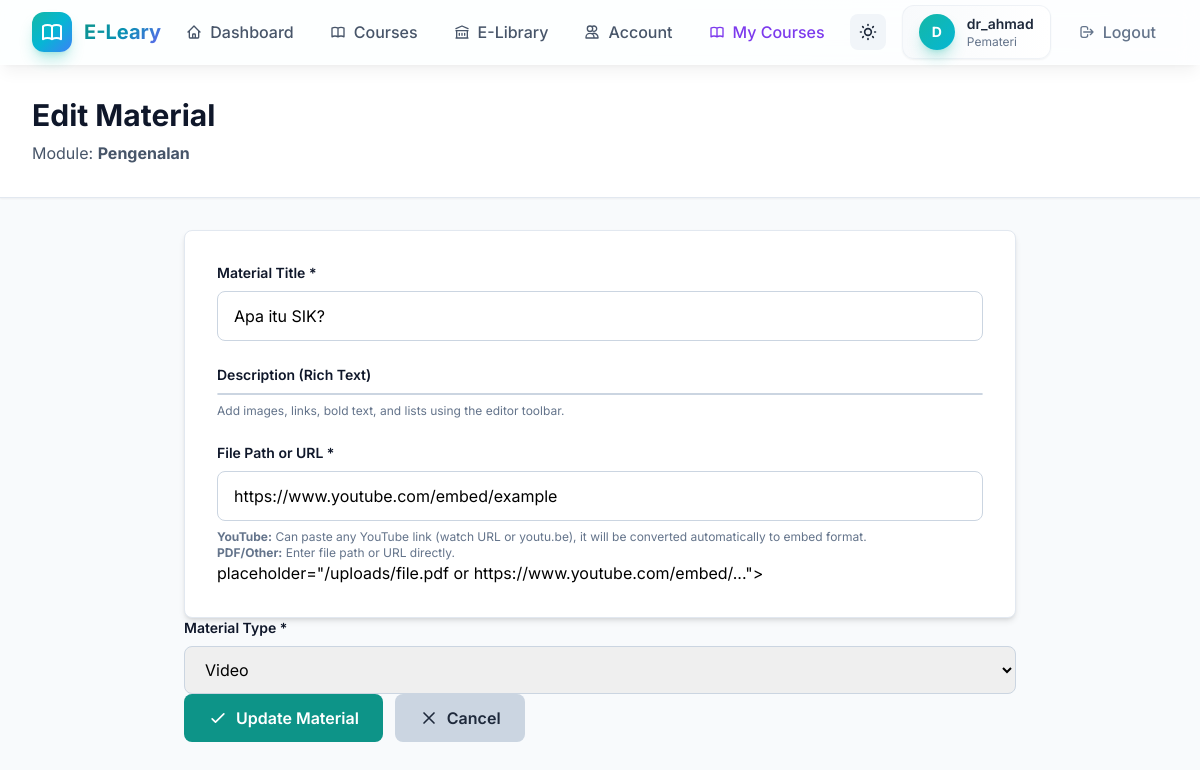
The page /admin/materials/1/edit (signed in) on the database its author committed.
### models.py (models this page shows, shortened)
class User(UserMixin, db.Model):
    id = db.Column(db.Integer, primary_key=True)
    username = db.Column(db.String(120), unique=True, nullable=False, index=True)
    email = db.Column(db.String(120), unique=True, nullable=False, index=True)
    password_hash = db.Column(db.String(255), nullable=False)
    role = db.Column(db.String(20), default='user', nullable=False)  # 'admin', 'pemateri', or 'user'
    pending_role = db.Column(db.String(20), nullable=True)  # Requested role pending admin approval
    division = db.Column(db.String(100), nullable=True)  # e.g., Medical, IT, Admin, Mahasiswa/Koas
    profile_image = db.Column(db.String(255), nullable=True)  # Relative path under /uploads
    bio = db.Column(db.Text, nullable=True)
    created_at = db.Column(db.DateTime, default=datetime.utcnow)
    uploaded_books = db.relationship('LibraryBook', backref='uploader', lazy='dynamic', foreign_keys='LibraryBook.uploader_id')
    attendance_logs = db.relationship('AttendanceLog', backref='user', lazy='dynamic')
    enrollments = db.relationship('CourseEnrollment', backref='user', lazy='dynamic')
    instructed_courses = db.relationship('Course', backref='instructor_user', lazy='dynamic', foreign_keys='Course.instructor_id')
    def is_admin(self):
        return self.role == 'admin'
    def can_manage_courses(self):
        return self.role in ['admin', 'pemateri']

class CourseModule(db.Model):
    id = db.Column(db.Integer, primary_key=True)
    course_id = db.Column(db.Integer, db.ForeignKey('course.id'), nullable=False, index=True)
    title = db.Column(db.String(255), nullable=False)
    description = db.Column(db.Text, nullable=True)
    order_index = db.Column(db.Integer, default=0, nullable=False)
    created_at = db.Column(db.DateTime, default=datetime.utcnow)
    materials = db.relationship('CourseMaterial', backref='module', lazy='dynamic', cascade='all, delete-orphan')

class CourseMaterial(db.Model):
    id = db.Column(db.Integer, primary_key=True)
    module_id = db.Column(db.Integer, db.ForeignKey('course_module.id'), nullable=False, index=True)
    title = db.Column(db.String(255), nullable=False)
    description = db.Column(db.Text, nullable=True)
    file_path = db.Column(db.String(255), nullable=True)  # Path to uploaded file or external URL
    type = db.Column(db.String(50), default='pdf', nullable=False)  # 'pdf', 'video', 'assignment'
    created_at = db.Column(db.DateTime, default=datetime.utcnow)

### app/routes/admin.py (the view, shortened to what this page needs)
    @app.route('/admin/materials/<int:material_id>/edit', methods=['GET', 'POST'])
    @login_required
    @pemateri_required
    def edit_material(material_id):
        material = CourseMaterial.query.get_or_404(material_id)
        module = material.module
        course = module.course
        if not current_user.is_admin() and course.instructor_id != current_user.id:
            flash('You do not have permission to manage this course.', 'danger')
            return redirect(url_for('admin_courses'))
        return render_template('admin_edit_material.html', material=material, module=module, course=course)

### app/utils.py (called while the page is built)
def pemateri_required(f):
    @wraps(f)
    def decorated_function(*args, **kwargs):
        if not current_user.is_authenticated or not current_user.can_manage_courses():
            flash('Instructor or Admin access required.', 'danger')
            return redirect(url_for('index'))
        return f(*args, **kwargs)
    return decorated_function

### templates/admin_edit_material.html (shortened to what this page needs)
{% extends 'base.html' %}
{% block head %}
<link href="https://cdn.jsdelivr.net/npm/quill@1.3.7/dist/quill.snow.css" rel="stylesheet">
{% endblock %}
{% block content %}
<div class="min-h-screen bg-slate-50">
    <div class="bg-white border-b border-slate-200 shadow-sm">
        <div class="max-w-7xl mx-auto px-4 py-8 sm:px-6 lg:px-8">
            <h1 class="text-3xl font-bold text-slate-900">Edit Material</h1>
            <p class="mt-2 text-slate-600">Module: <strong>{{ module.title }}</strong></p>
        </div>
    </div>
    <div class="max-w-4xl mx-auto px-4 py-8 sm:px-6 lg:px-8">
        <div class="bg-white rounded-lg shadow-md p-8 border border-slate-200">
            <form method="POST" class="space-y-6">
                <div>
                    <label for="title" class="block text-sm font-semibold text-slate-900 mb-2">Material Title *</label>
                    <input type="text" id="title" name="title" required
                           value="{{ material.title }}"
                           class="w-full px-4 py-3 border border-slate-300 rounded-lg focus:outline-none focus:border-teal-600 focus:ring-2 focus:ring-teal-100"
                           placeholder="e.g., Apa itu SIK?">
                </div>
                <div>
                    <label for="description" class="block text-sm font-semibold text-slate-900 mb-2">Description (Rich Text)</label>
                    <div id="material-description-editor" class="bg-white rounded-lg border border-slate-300"></div>
                    <p class="text-xs text-slate-500 mt-2">Add images, links, bold text, and lists using the editor toolbar.</p>
                </div>
                <div>
                    <label for="file_path" class="block text-sm font-semibold text-slate-900 mb-2">File Path or URL *</label>
                    <input type="text" id="file_path" name="file_path" required
                           value="{{ material.file_path }}"
                           class="w-full px-4 py-3 border border-slate-300 rounded-lg focus:outline-none focus:border-teal-600 focus:ring-2 focus:ring-teal-100"
                           placeholder="/uploads/file.pdf or https://www.youtube.com/watch?v=...">
                    <p class="text-xs text-slate-500 mt-2">
                        <strong>YouTube:</strong> Can paste any YouTube link (watch URL or youtu.be), it will be converted automatically to embed format.
                        <br><strong>PDF/Other:</strong> Enter file path or URL directly.
                    </p>
                </div>
                           placeholder="/uploads/file.pdf or https://www.youtube.com/embed/...">
                </div>
                <div>
                    <label for="type" class="block text-sm font-semibold text-slate-900 mb-2">Material Type *</label>
                    <select id="type" name="type" required class="w-full px-4 py-3 border border-slate-300 rounded-lg focus:outline-none focus:border-teal-600 focus:ring-2 focus:ring-teal-100">
                        <option value="video" {% if material.type == 'video' %}selected{% endif %}>Video</option>
                    </select>
                </div>
                <div class="flex items-center gap-3">
                    <button type="submit" class="bg-teal-600 hover:bg-teal-700 text-white font-semibold py-3 px-6 rounded-lg transition-colors flex items-center gap-2">
                        <svg class="w-5 h-5" fill="none" stroke="currentColor" viewBox="0 0 24 24">
                            <path stroke-linecap="round" stroke-linejoin="round" stroke-width="2" d="M5 13l4 4L19 7"/>
                        </svg>
                        Update Material
                    </button>
                    <a href="{{ url_for('manage_materials', module_id=module.id) }}"
                       class="bg-slate-300 hover:bg-slate-400 text-slate-800 font-semibold py-3 px-6 rounded-lg transition-colors flex items-center gap-2">
                        <svg class="w-5 h-5" fill="none" stroke="currentColor" viewBox="0 0 24 24">
                            <path stroke-linecap="round" stroke-linejoin="round" stroke-width="2" d="M6 18L18 6M6 6l12 12"/>
                        </svg>
                        Cancel
                    </a>
                </div>
        </div>
    </div>
{% endblock %}

### templates/base.html (shortened to what this page needs)
<!DOCTYPE html>
<html lang="en" id="html-root">
<head>
    <script src="https://cdn.tailwindcss.com"></script>
    {% block head %}{% endblock %}
</head>
<body class="bg-gradient-mesh min-h-screen dark:bg-slate-900 dark:text-slate-100">
    <nav class="glass dark:glass-dark border-b border-white/20 dark:border-slate-700 sticky top-0 z-40 shadow-lg shadow-black/5">
        <div class="max-w-7xl mx-auto px-4 sm:px-6 lg:px-8">
            <div class="flex justify-between items-center h-16">
                <div class="flex items-center gap-3">
                    <div class="w-10 h-10 bg-gradient-to-br from-teal-500 via-cyan-500 to-blue-500 rounded-xl flex items-center justify-center shadow-lg shadow-teal-500/30 animate-pulse-slow">
                    </div>
                    <span class="text-xl font-bold gradient-text">E-Leary</span>
                </div>
                {% if current_user.is_authenticated %}
                    <div class="hidden md:flex items-center gap-1">
                        <a href="{{ url_for('index') }}" class="px-4 py-2 rounded-lg text-slate-600 dark:text-slate-300 hover:text-teal-600 dark:hover:text-teal-400 hover:bg-teal-50 dark:hover:bg-slate-700 font-medium transition-all duration-200">
                            <span class="flex items-center gap-2">
                                <svg class="w-4 h-4" fill="none" stroke="currentColor" viewBox="0 0 24 24"><path stroke-linecap="round" stroke-linejoin="round" stroke-width="2" d="M3 12l2-2m0 0l7-7 7 7M5 10v10a1 1 0 001 1h3m10-11l2 2m-2-2v10a1 1 0 01-1 1h-3m-6 0a1 1 0 001-1v-4a1 1 0 011-1h2a1 1 0 011 1v4a1 1 0 001 1m-6 0h6"/></svg>
                                Dashboard
                            </span>
                        </a>
                        <a href="{{ url_for('courses') }}" class="px-4 py-2 rounded-lg text-slate-600 dark:text-slate-300 hover:text-teal-600 dark:hover:text-teal-400 hover:bg-teal-50 dark:hover:bg-slate-700 font-medium transition-all duration-200">
                            <span class="flex items-center gap-2">
                                Courses
                            </span>
                        </a>
                        <a href="{{ url_for('library') }}" class="px-4 py-2 rounded-lg text-slate-600 dark:text-slate-300 hover:text-teal-600 dark:hover:text-teal-400 hover:bg-teal-50 dark:hover:bg-slate-700 font-medium transition-all duration-200">
                            <span class="flex items-center gap-2">
                                <svg class="w-4 h-4" fill="none" stroke="currentColor" viewBox="0 0 24 24"><path stroke-linecap="round" stroke-linejoin="round" stroke-width="2" d="M8 14v3m4-3v3m4-3v3M3 21h18M3 10h18M3 7l9-4 9 4M4 10h16v11H4V10z"/></svg>
                                E-Library
                            </span>
                        </a>
                        <a href="{{ url_for('account_settings') }}" class="px-4 py-2 rounded-lg text-slate-600 dark:text-slate-300 hover:text-teal-600 dark:hover:text-teal-400 hover:bg-teal-50 dark:hover:bg-slate-700 font-medium transition-all duration-200">
                            <span class="flex items-center gap-2">
                                <svg class="w-4 h-4" fill="none" stroke="currentColor" viewBox="0 0 24 24"><path stroke-linecap="round" stroke-linejoin="round" stroke-width="2" d="M12 4.354a4 4 0 110 5.292M15 21H3v-1a6 6 0 0112 0v1zm0 0h6v-1a6 6 0 00-9-5.197M13 7a4 4 0 11-8 0 4 4 0 018 0z"/></svg>
                                Account
                            </span>
                        </a>
                        {% if current_user.can_manage_courses() %}
                            <a href="{{ url_for('admin_courses') }}" class="px-4 py-2 rounded-lg text-violet-600 dark:text-violet-400 hover:text-violet-700 dark:hover:text-violet-300 hover:bg-violet-50 dark:hover:bg-slate-700 font-medium transition-all duration-200">
                                <span class="flex items-center gap-2">
                                    My Courses
                                </span>
                            </a>
                        {% endif %}
                    </div>
                    <div class="flex items-center gap-4">
                        <button id="darkModeToggle" class="p-2 rounded-lg bg-slate-100 dark:bg-slate-700 hover:bg-slate-200 dark:hover:bg-slate-600 transition-colors" title="Toggle dark mode">
                        </button>
                        <div class="hidden sm:flex items-center gap-3 bg-gradient-to-r from-slate-50 to-white dark:from-slate-800 dark:to-slate-700 px-4 py-2 rounded-xl border border-slate-200/50 dark:border-slate-600 shadow-sm">
                            {% if current_user.profile_image %}
                                <img src="{{ url_for('uploaded_file', filename=current_user.profile_image) }}" alt="Profile" class="w-9 h-9 rounded-full object-cover border border-teal-500/30" />
                            {% else %}
                                <div class="w-9 h-9 bg-gradient-to-br from-teal-500 to-cyan-500 rounded-full flex items-center justify-center text-white font-bold text-sm shadow-lg shadow-teal-500/30">
                                    {{ current_user.username[0].upper() }}
                                </div>
                            {% endif %}
                            <div>
                                <p class="text-sm font-semibold text-slate-800 dark:text-slate-100">{{ current_user.username }}</p>
                                <p class="text-xs text-slate-500 dark:text-slate-400 capitalize">{{ current_user.role }}</p>
                            </div>
                        </div>
                        <a href="{{ url_for('logout') }}" class="flex items-center gap-2 text-slate-500 dark:text-slate-400 hover:text-red-500 dark:hover:text-red-400 font-medium transition-colors px-3 py-2 rounded-lg hover:bg-red-50 dark:hover:bg-red-900/20">
                            <svg class="w-4 h-4" fill="none" stroke="currentColor" viewBox="0 0 24 24"><path stroke-linecap="round" stroke-linejoin="round" stroke-width="2" d="M17 16l4-4m0 0l-4-4m4 4H7m6 4v1a3 3 0 01-3 3H6a3 3 0 01-3-3V7a3 3 0 013-3h4a3 3 0 013 3v1"/></svg>
                            <span class="hidden sm:inline">Logout</span>
                        </a>
                    </div>
                {% endif %}
            </div>
        </div>
    </nav>
    <main class="page-enter">
        {% block content %}{% endblock %}
    </main>
</body>
</html>

### templates/base.html (style rules this page uses)
body { font-family: 'Inter', -apple-system, BlinkMacSystemFont, 'Segoe UI', sans-serif; }
.glass { background: rgba(255, 255, 255, 0.85); backdrop-filter: blur(10px); -webkit-backdrop-filter: blur(10px); }
.gradient-text { background: linear-gradient(135deg, #0d9488 0%, #0891b2 50%, #6366f1 100%); -webkit-background-clip: text; -webkit-text-fill-color: transparent; background-clip: text; }
.page-enter { animation: slideUp 0.4s ease-out; }
.bg-gradient-mesh { background: linear-gradient(135deg, #f0fdfa 0%, #f0f9ff 50%, #faf5ff 100%); }

### rows shown on the page
User: username "D", username "dr_ahmad", role "Pemateri"
CourseModule: title "Pengenalan"
CourseMaterial: title "Apa itu SIK?", file_path "https://www.youtube.com/embed/example", type "Video"
